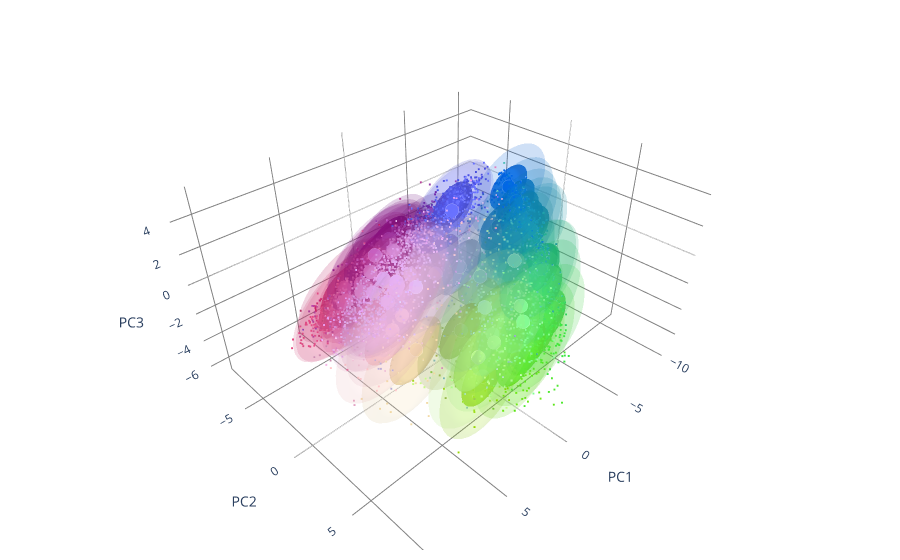
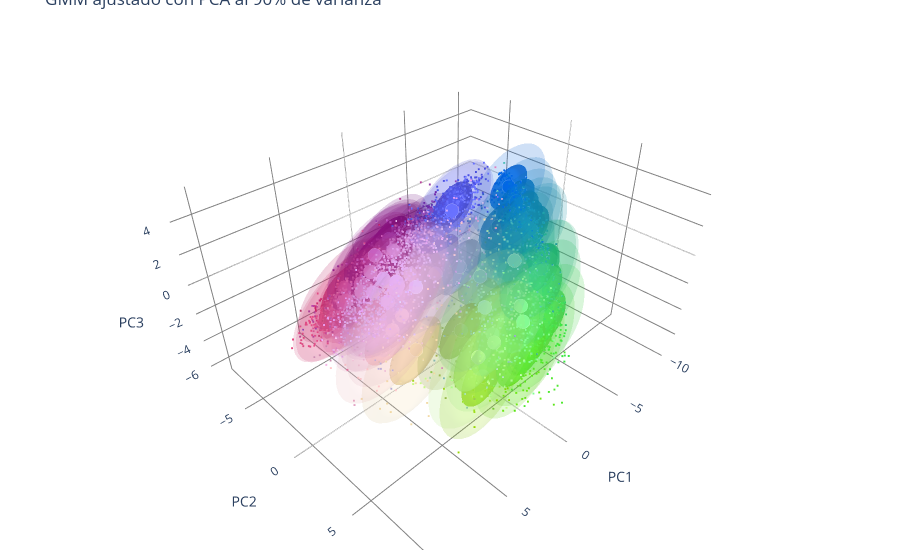

The notebook cell saved with these charts, in order:
### Code cell
fig = go.Figure()
plotly_gmm_results_3d(fig, X_pca_hd, gmm_hd, pca=pca_hd, std_factors=(1, 2))
fig.update_layout(title="GMM ajustado con PCA al 90% de varianza")
fig.show()
